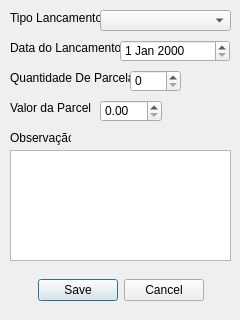
<?xml version="1.0" encoding="UTF-8"?>
<ui version="4.0">
 <class>CadastroLancamento</class>
 <widget class="QDialog" name="CadastroLancamento">
  <property name="geometry">
   <rect>
    <x>0</x>
    <y>0</y>
    <width>240</width>
    <height>320</height>
   </rect>
  </property>
  <property name="windowTitle">
   <string>Dialog</string>
  </property>
  <widget class="QDialogButtonBox" name="buttonBox">
   <property name="geometry">
    <rect>
     <x>10</x>
     <y>270</y>
     <width>221</width>
     <height>41</height>
    </rect>
   </property>
   <property name="orientation">
    <enum>Qt::Horizontal</enum>
   </property>
   <property name="standardButtons">
    <set>QDialogButtonBox::Cancel|QDialogButtonBox::Save</set>
   </property>
   <property name="centerButtons">
    <bool>true</bool>
   </property>
  </widget>
  <widget class="QLabel" name="labelTipo">
   <property name="geometry">
    <rect>
     <x>10</x>
     <y>10</y>
     <width>91</width>
     <height>16</height>
    </rect>
   </property>
   <property name="text">
    <string>Tipo Lancamento:</string>
   </property>
  </widget>
  <widget class="QLabel" name="labelData">
   <property name="geometry">
    <rect>
     <x>10</x>
     <y>40</y>
     <width>111</width>
     <height>16</height>
    </rect>
   </property>
   <property name="text">
    <string>Data do Lancamento:</string>
   </property>
  </widget>
  <widget class="QLabel" name="labelQtdParcelas">
   <property name="geometry">
    <rect>
     <x>10</x>
     <y>70</y>
     <width>121</width>
     <height>16</height>
    </rect>
   </property>
   <property name="text">
    <string>Quantidade De Parcelas:</string>
   </property>
  </widget>
  <widget class="QLabel" name="labelVlrParcelas">
   <property name="geometry">
    <rect>
     <x>10</x>
     <y>100</y>
     <width>81</width>
     <height>16</height>
    </rect>
   </property>
   <property name="text">
    <string>Valor da Parcela:</string>
   </property>
  </widget>
  <widget class="QLabel" name="labelObs">
   <property name="geometry">
    <rect>
     <x>10</x>
     <y>130</y>
     <width>61</width>
     <height>16</height>
    </rect>
   </property>
   <property name="text">
    <string>Observação:</string>
   </property>
  </widget>
  <widget class="QComboBox" name="comboBoxTipoDeLancamento">
   <property name="geometry">
    <rect>
     <x>100</x>
     <y>10</y>
     <width>131</width>
     <height>21</height>
    </rect>
   </property>
  </widget>
  <widget class="QDateEdit" name="dateEditDataLancamento">
   <property name="geometry">
    <rect>
     <x>120</x>
     <y>40</y>
     <width>110</width>
     <height>22</height>
    </rect>
   </property>
  </widget>
  <widget class="QDoubleSpinBox" name="doubleSpinBoxVlrParcela">
   <property name="geometry">
    <rect>
     <x>100</x>
     <y>100</y>
     <width>62</width>
     <height>22</height>
    </rect>
   </property>
   <property name="decimals">
    <number>2</number>
   </property>
   <property name="maximum">
    <double>9999.989999999999782</double>
   </property>
   <property name="singleStep">
    <double>1.000000000000000</double>
   </property>
  </widget>
  <widget class="QSpinBox" name="spinBoxQtdParcelas">
   <property name="geometry">
    <rect>
     <x>130</x>
     <y>70</y>
     <width>51</width>
     <height>22</height>
    </rect>
   </property>
  </widget>
  <widget class="QTextEdit" name="textEditObs">
   <property name="geometry">
    <rect>
     <x>10</x>
     <y>150</y>
     <width>221</width>
     <height>111</height>
    </rect>
   </property>
  </widget>
 </widget>
 <resources/>
 <connections>
  <connection>
   <sender>buttonBox</sender>
   <signal>accepted()</signal>
   <receiver>CadastroLancamento</receiver>
   <slot>accept()</slot>
   <hints>
    <hint type="sourcelabel">
     <x>248</x>
     <y>254</y>
    </hint>
    <hint type="destinationlabel">
     <x>157</x>
     <y>274</y>
    </hint>
   </hints>
  </connection>
  <connection>
   <sender>buttonBox</sender>
   <signal>rejected()</signal>
   <receiver>CadastroLancamento</receiver>
   <slot>reject()</slot>
   <hints>
    <hint type="sourcelabel">
     <x>316</x>
     <y>260</y>
    </hint>
    <hint type="destinationlabel">
     <x>286</x>
     <y>274</y>
    </hint>
   </hints>
  </connection>
 </connections>
</ui>
